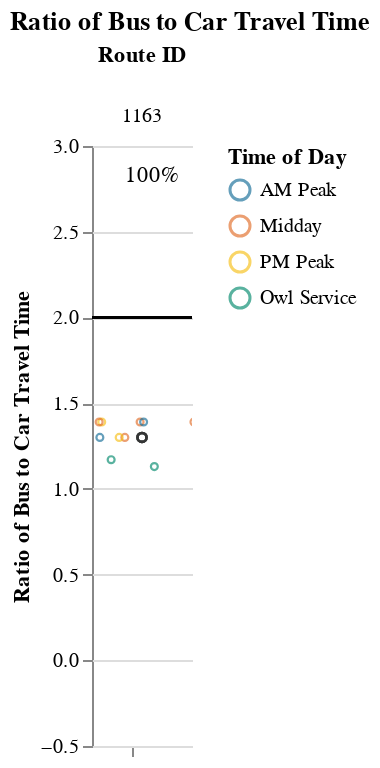
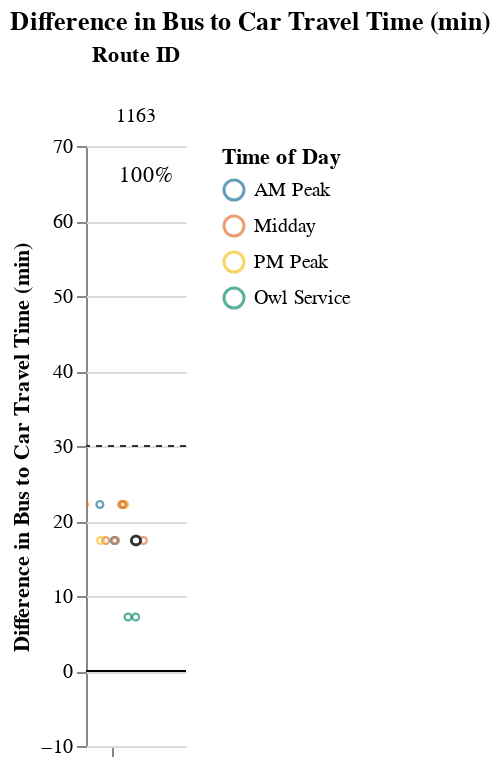

Source (notebook cell) for these figures, in order:
### Markdown cell above
### Medium Routes (1-1.5 hrs)

### Code cell
route_group = "medium"
try:
    display_charts_for_route_group(df, route_group)
except:
    print("No routes meet this criteria.")

### Figure 1 — Vega-Lite specification as saved in the notebook (floating-point values rounded to 4 significant figures)
{"config": {"view": {"continuousWidth": 400, "continuousHeight": 300, "stroke": null}, "facet": {"spacing": 0}}, "data": {"name": "data-a87b63d5d9e2e8b0957d0bfafbaf17ae"}, "facet": {"column": {"field": "route_id", "sort": ["1163"], "title": "Route ID", "type": "nominal"}}, "spec": {"layer": [{"mark": "rule", "encoding": {"color": {"value": "black"}, "y": {"field": "cutoff", "type": "quantitative"}}, "selection": {"selector003": {"type": "interval", "bind": "scales", "encodings": ["x", "y"]}}}, {"mark": {"type": "point", "opacity": 0.65, "size": 12, "strokeWidth": 1.1}, "encoding": {"color": {"field": "time_of_day", "scale": {"range": ["#136C97", "#E16B26", "#F6BF16", "#00896B", "#7790A3", "#5B559C"]}, "sort": ["AM Peak", "Midday", "PM Peak", "Owl Service"], "title": "Time of Day", "type": "nominal"}, "tooltip": [{"field": "route_id", "type": "nominal"}, {"field": "route_name", "type": "nominal"}, {"field": "trip_id", "type": "nominal"}, {"field": "service_hours", "type": "quantitative"}, {"field": "car_duration_hours", "type": "quantitative"}, {"field": "bus_multiplier", "type": "quantitative"}, {"field": "bus_difference", "type": "quantitative"}, {"field": "num_trips", "type": "quantitative"}, {"field": "num_competitive", "type": "quantitative"}, {"field": "pct_trips_competitive", "type": "quantitative"}, {"field": "p25", "type": "quantitative"}, {"field": "p50", "type": "quantitative"}, {"field": "p75", "type": "quantitative"}], "x": {"axis": {"grid": false, "labels": false, "ticks": true, "values": [0]}, "field": "jitter", "scale": {}, "title": null, "type": "quantitative"}, "y": {"field": "bus_multiplier", "scale": {"domain": [-0.25, 3.0]}, "title": "Ratio of Bus to Car Travel Time", "type": "quantitative"}}, "transform": [{"calculate": "sqrt(-2*log(random()))*cos(2*PI*random())", "as": "jitter"}], "width": 50}, {"layer": [{"mark": {"type": "point", "opacity": 0.6, "size": 20, "strokeWidth": 1.3}, "encoding": {"color": {"value": "#323434"}, "y": {"field": "bus_multiplier", "type": "quantitative"}}, "transform": [{"filter": "(datum.p50_trip === 1)"}]}, {"mark": {"type": "text", "align": "center", "baseline": "middle"}, "encoding": {"color": {"value": "black"}, "text": {"field": "pct_trips_competitive", "format": ".0%", "type": "quantitative"}, "tooltip": [{"field": "route_id", "type": "nominal"}, {"field": "route_name", "type": "nominal"}, {"field": "trip_id", "type": "nominal"}, {"field": "service_hours", "type": "quantitative"}, {"field": "car_duration_hours", "type": "quantitative"}, {"field": "bus_multiplier", "type": "quantitative"}, {"field": "bus_difference", "type": "quantitative"}, {"field": "num_trips", "type": "quantitative"}, {"field": "num_competitive", "type": "quantitative"}, {"field": "pct_trips_competitive", "type": "quantitative"}, {"field": "p25", "type": "quantitative"}, {"field": "p50", "type": "quantitative"}, {"field": "p75", "type": "quantitative"}], "x": {"value": 30}, "y": {"value": 15}}, "transform": [{"calculate": "sqrt(-2*log(random()))*cos(2*PI*random())", "as": "jitter"}, {"filter": "(datum.fastest_trip === 1)"}]}]}]}, "resolve": {"scale": {"y": "shared"}}, "title": "Ratio of Bus to Car Travel Time", "$schema": "https://vega.github.io/schema/vega-lite/v4.17.0.json", "datasets": {"data-a87b63d5d9e2e8b0957d0bfafbaf17ae": [{"calitp_itp_id": 146, "trip_key": 5211490308251541962, "trip_id": "t_2002771_b_33402_tn_0", "shape_id": "p_3036", "route_id": "1163", "service_hours": 1.08, "trip_first_departure_ts": 75600, "trip_last_arrival_ts": 79500, "departure_hour": 21, "time_of_day": "Owl Service", "p25": 1.25, "p50": 1.25, "p75": 1.33, "p50_trip": 0, "fastest_trip": 1, "car_duration_hours": 0.96, "competitive_route": 1, "bus_multiplier": 1.13, "bus_difference": 7.2, "num_trips": 13, "num_competitive": 13, "pct_trips_competitive": 1.0, "bus_difference_spread": 15.0, "route_group": "medium", "max_trip_hrs": 1.33, "max_trip_route_group": 1.33, "below_cutoff": 13, "pct_below_cutoff": 1.0, "name": "Kern County", "caltrans_district": "06 - Fresno", "drmt_organization_name": null, "route_name": "Lamont - Bakersfield North", "cutoff2": 30, "cutoff": 2}, {"calitp_itp_id": 146, "trip_key": 6782577905836505620, "trip_id": "t_2002770_b_33402_tn_0", "shape_id": "p_3036", "route_id": "1163", "service_hours": 1.08, "trip_first_departure_ts": 72000, "trip_last_arrival_ts": 75900, "departure_hour": 20, "time_of_day": "Owl Service", "p25": 1.25, "p50": 1.25, "p75": 1.33, "p50_trip": 0, "fastest_trip": 0, "car_duration_hours": 0.96, "competitive_route": 1, "bus_multiplier": 1.13, "bus_difference": 7.2, "num_trips": 13, "num_competitive": 13, "pct_trips_competitive": 1.0, "bus_difference_spread": 15.0, "route_group": "medium", "max_trip_hrs": 1.33, "max_trip_route_group": 1.33, "below_cutoff": 13, "pct_below_cutoff": 1.0, "name": "Kern County", "caltrans_district": "06 - Fresno", "drmt_organization_name": null, "route_name": "Lamont - Bakersfield North", "cutoff2": 30, "cutoff": 2}, {"calitp_itp_id": 146, "trip_key": -6591421217914379953, "trip_id": "t_559714_b_33402_tn_0", "shape_id": "p_3013", "route_id": "1163", "service_hours": 1.12, "trip_first_departure_ts": 21000, "trip_last_arrival_ts": 25020, "departure_hour": 5, "time_of_day": "Owl Service", "p25": 1.25, "p50": 1.25, "p75": 1.33, "p50_trip": 0, "fastest_trip": 0, "car_duration_hours": 0.96, "competitive_route": 1, "bus_multiplier": 1.17, "bus_difference": 9.6, "num_trips": 13, "num_competitive": 13, "pct_trips_competitive": 1.0, "bus_difference_spread": 15.0, "route_group": "medium", "max_trip_hrs": 1.33, "max_trip_route_group": 1.33, "below_cutoff": 13, "pct_below_cutoff": 1.0, "name": "Kern County", "caltrans_district": "06 - Fresno", "drmt_organization_name": null, "route_name": "Lamont - Bakersfield North", "cutoff2": 30, "cutoff": 2}, {"calitp_itp_id": 146, "trip_key": 4295720859202590599, "trip_id": "t_2002779_b_33402_tn_0", "shape_id": "p_3034", "route_id": "1163", "service_hours": 1.25, "trip_first_departure_ts": 39600, "trip_last_arrival_ts": 44100, "departure_hour": 11, "time_of_day": "Midday", "p25": 1.25, "p50": 1.25, "p75": 1.33, "p50_trip": 1, "fastest_trip": 0, "car_duration_hours": 0.96, "competitive_route": 1, "bus_multiplier": 1.3, "bus_difference": 17.4, "num_trips": 13, "num_competitive": 13, "pct_trips_competitive": 1.0, "bus_difference_spread": 15.0, "route_group": "medium", "max_trip_hrs": 1.33, "max_trip_route_group": 1.33, "below_cutoff": 13, "pct_below_cutoff": 1.0, "name": "Kern County", "caltrans_district": "06 - Fresno", "drmt_organization_name": null, "route_name": "Lamont - Bakersfield North", "cutoff2": 30, "cutoff": 2}, {"calitp_itp_id": 146, "trip_key": 1567663730242643159, "trip_id": "t_2002778_b_33402_tn_0", "shape_id": "p_3034", "route_id": "1163", "service_hours": 1.25, "trip_first_departure_ts": 26400, "trip_last_arrival_ts": 30900, "departure_hour": 7, "time_of_day": "AM Peak", "p25": 1.25, "p50": 1.25, "p75": 1.33, "p50_trip": 1, "fastest_trip": 0, "car_duration_hours": 0.96, "competitive_route": 1, "bus_multiplier": 1.3, "bus_difference": 17.4, "num_trips": 13, "num_competitive": 13, "pct_trips_competitive": 1.0, "bus_difference_spread": 15.0, "route_group": "medium", "max_trip_hrs": 1.33, "max_trip_route_group": 1.33, "below_cutoff": 13, "pct_below_cutoff": 1.0, "name": "Kern County", "caltrans_district": "06 - Fresno", "drmt_organization_name": null, "route_name": "Lamont - Bakersfield North", "cutoff2": 30, "cutoff": 2}, {"calitp_itp_id": 146, "trip_key": 8162709824957433861, "trip_id": "t_2002776_b_33402_tn_0", "shape_id": "p_3034", "route_id": "1163", "service_hours": 1.25, "trip_first_departure_ts": 60300, "trip_last_arrival_ts": 64800, "departure_hour": 16, "time_of_day": "Midday", "p25": 1.25, "p50": 1.25, "p75": 1.33, "p50_trip": 1, "fastest_trip": 0, "car_duration_hours": 0.96, "competitive_route": 1, "bus_multiplier": 1.3, "bus_difference": 17.4, "num_trips": 13, "num_competitive": 13, "pct_trips_competitive": 1.0, "bus_difference_spread": 15.0, "route_group": "medium", "max_trip_hrs": 1.33, "max_trip_route_group": 1.33, "below_cutoff": 13, "pct_below_cutoff": 1.0, "name": "Kern County", "caltrans_district": "06 - Fresno", "drmt_organization_name": null, "route_name": "Lamont - Bakersfield North", "cutoff2": 30, "cutoff": 2}, {"calitp_itp_id": 146, "trip_key": 6060769906077123396, "trip_id": "t_2002772_b_33402_tn_0", "shape_id": "p_3034", "route_id": "1163", "service_hours": 1.25, "trip_first_departure_ts": 53700, "trip_last_arrival_ts": 58200, "departure_hour": 14, "time_of_day": "Midday", "p25": 1.25, "p50": 1.25, "p75": 1.33, "p50_trip": 1, "fastest_trip": 0, "car_duration_hours": 0.96, "competitive_route": 1, "bus_multiplier": 1.3, "bus_difference": 17.4, "num_trips": 13, "num_competitive": 13, "pct_trips_competitive": 1.0, "bus_difference_spread": 15.0, "route_group": "medium", "max_trip_hrs": 1.33, "max_trip_route_group": 1.33, "below_cutoff": 13, "pct_below_cutoff": 1.0, "name": "Kern County", "caltrans_district": "06 - Fresno", "drmt_organization_name": null, "route_name": "Lamont - Bakersfield North", "cutoff2": 30, "cutoff": 2}, {"calitp_itp_id": 146, "trip_key": 3260627009146915986, "trip_id": "t_2002787_b_33402_tn_0", "shape_id": "p_3034", "route_id": "1163", "service_hours": 1.25, "trip_first_departure_ts": 65700, "trip_last_arrival_ts": 70200, "departure_hour": 18, "time_of_day": "PM Peak", "p25": 1.25, "p50": 1.25, "p75": 1.33, "p50_trip": 1, "fastest_trip": 0, "car_duration_hours": 0.96, "competitive_route": 1, "bus_multiplier": 1.3, "bus_difference": 17.4, "num_trips": 13, "num_competitive": 13, "pct_trips_competitive": 1.0, "bus_difference_spread": 15.0, "route_group": "medium", "max_trip_hrs": 1.33, "max_trip_route_group": 1.33, "below_cutoff": 13, "pct_below_cutoff": 1.0, "name": "Kern County", "caltrans_district": "06 - Fresno", "drmt_organization_name": null, "route_name": "Lamont - Bakersfield North", "cutoff2": 30, "cutoff": 2}, {"calitp_itp_id": 146, "trip_key": 5015425223725740371, "trip_id": "t_2002775_b_33402_tn_0", "shape_id": "p_3013", "route_id": "1163", "service_hours": 1.33, "trip_first_departure_ts": 54000, "trip_last_arrival_ts": 58800, "departure_hour": 15, "time_of_day": "Midday", "p25": 1.25, "p50": 1.25, "p75": 1.33, "p50_trip": 0, "fastest_trip": 0, "car_duration_hours": 0.96, "competitive_route": 1, "bus_multiplier": 1.39, "bus_difference": 22.2, "num_trips": 13, "num_competitive": 13, "pct_trips_competitive": 1.0, "bus_difference_spread": 15.0, "route_group": "medium", "max_trip_hrs": 1.33, "max_trip_route_group": 1.33, "below_cutoff": 13, "pct_below_cutoff": 1.0, "name": "Kern County", "caltrans_district": "06 - Fresno", "drmt_organization_name": null, "route_name": "Lamont - Bakersfield North", "cutoff2": 30, "cutoff": 2}, {"calitp_itp_id": 146, "trip_key": -7388566199753428065, "trip_id": "t_2002807_b_33402_tn_0", "shape_id": "p_3013", "route_id": "1163", "service_hours": 1.33, "trip_first_departure_ts": 34200, "trip_last_arrival_ts": 39000, "departure_hour": 9, "time_of_day": "AM Peak", "p25": 1.25, "p50": 1.25, "p75": 1.33, "p50_trip": 0, "fastest_trip": 0, "car_duration_hours": 0.96, "competitive_route": 1, "bus_multiplier": 1.39, "bus_difference": 22.2, "num_trips": 13, "num_competitive": 13, "pct_trips_competitive": 1.0, "bus_difference_spread": 15.0, "route_group": "medium", "max_trip_hrs": 1.33, "max_trip_route_group": 1.33, "below_cutoff": 13, "pct_below_cutoff": 1.0, "name": "Kern County", "caltrans_district": "06 - Fresno", "drmt_organization_name": null, "route_name": "Lamont - Bakersfield North", "cutoff2": 30, "cutoff": 2}, {"calitp_itp_id": 146, "trip_key": 1987559820588106096, "trip_id": "t_2002777_b_33402_tn_0", "shape_id": "p_3013", "route_id": "1163", "service_hours": 1.33, "trip_first_departure_ts": 66600, "trip_last_arrival_ts": 71400, "departure_hour": 18, "time_of_day": "PM Peak", "p25": 1.25, "p50": 1.25, "p75": 1.33, "p50_trip": 0, "fastest_trip": 0, "car_duration_hours": 0.96, "competitive_route": 1, "bus_multiplier": 1.39, "bus_difference": 22.2, "num_trips": 13, "num_competitive": 13, "pct_trips_competitive": 1.0, "bus_difference_spread": 15.0, "route_group": "medium", "max_trip_hrs": 1.33, "max_trip_route_group": 1.33, "below_cutoff": 13, "pct_below_cutoff": 1.0, "name": "Kern County", "caltrans_district": "06 - Fresno", "drmt_organization_name": null, "route_name": "Lamont - Bakersfield North", "cutoff2": 30, "cutoff": 2}, {"calitp_itp_id": 146, "trip_key": -1052382042662736337, "trip_id": "t_559741_b_33402_tn_0", "shape_id": "p_3013", "route_id": "1163", "service_hours": 1.33, "trip_first_departure_ts": 59400, "trip_last_arrival_ts": 64200, "departure_hour": 16, "time_of_day": "Midday", "p25": 1.25, "p50": 1.25, "p75": 1.33, "p50_trip": 0, "fastest_trip": 0, "car_duration_hours": 0.96, "competitive_route": 1, "bus_multiplier": 1.39, "bus_difference": 22.2, "num_trips": 13, "num_competitive": 13, "pct_trips_competitive": 1.0, "bus_difference_spread": 15.0, "route_group": "medium", "max_trip_hrs": 1.33, "max_trip_route_group": 1.33, "below_cutoff": 13, "pct_below_cutoff": 1.0, "name": "Kern County", "caltrans_district": "06 - Fresno", "drmt_organization_name": null, "route_name": "Lamont - Bakersfield North", "cutoff2": 30, "cutoff": 2}, {"calitp_itp_id": 146, "trip_key": 1418610618519928346, "trip_id": "t_559598_b_33402_tn_0", "shape_id": "p_3013", "route_id": "1163", "service_hours": 1.33, "trip_first_departure_ts": 46800, "trip_last_arrival_ts": 51600, "departure_hour": 13, "time_of_day": "Midday", "p25": 1.25, "p50": 1.25, "p75": 1.33, "p50_trip": 0, "fastest_trip": 0, "car_duration_hours": 0.96, "competitive_route": 1, "bus_multiplier": 1.39, "bus_difference": 22.2, "num_trips": 13, "num_competitive": 13, "pct_trips_competitive": 1.0, "bus_difference_spread": 15.0, "route_group": "medium", "max_trip_hrs": 1.33, "max_trip_route_group": 1.33, "below_cutoff": 13, "pct_below_cutoff": 1.0, "name": "Kern County", "caltrans_district": "06 - Fresno", "drmt_organization_name": null, "route_name": "Lamont - Bakersfield North", "cutoff2": 30, "cutoff": 2}]}}

### Figure 2 — Vega-Lite specification as saved in the notebook (floating-point values rounded to 4 significant figures)
{"config": {"view": {"continuousWidth": 400, "continuousHeight": 300, "stroke": null}, "facet": {"spacing": 0}}, "data": {"name": "data-2b139843f90126d78cbc785a28c428c9"}, "facet": {"column": {"field": "route_id", "sort": ["1163"], "title": "Route ID", "type": "nominal"}}, "spec": {"layer": [{"mark": "rule", "encoding": {"color": {"value": "black"}, "y": {"field": "cutoff", "type": "quantitative"}}, "selection": {"selector004": {"type": "interval", "bind": "scales", "encodings": ["x", "y"]}}}, {"mark": {"type": "rule", "strokeDash": [3, 3]}, "encoding": {"color": {"value": "#323434"}, "y": {"field": "cutoff2", "type": "quantitative"}}}, {"mark": {"type": "point", "opacity": 0.65, "size": 12, "strokeWidth": 1.1}, "encoding": {"color": {"field": "time_of_day", "scale": {"range": ["#136C97", "#E16B26", "#F6BF16", "#00896B", "#7790A3", "#5B559C"]}, "sort": ["AM Peak", "Midday", "PM Peak", "Owl Service"], "title": "Time of Day", "type": "nominal"}, "tooltip": [{"field": "route_id", "type": "nominal"}, {"field": "route_name", "type": "nominal"}, {"field": "trip_id", "type": "nominal"}, {"field": "service_hours", "type": "quantitative"}, {"field": "car_duration_hours", "type": "quantitative"}, {"field": "bus_multiplier", "type": "quantitative"}, {"field": "bus_difference", "type": "quantitative"}, {"field": "num_trips", "type": "quantitative"}, {"field": "num_competitive", "type": "quantitative"}, {"field": "pct_trips_competitive", "type": "quantitative"}, {"field": "p25", "type": "quantitative"}, {"field": "p50", "type": "quantitative"}, {"field": "p75", "type": "quantitative"}], "x": {"axis": {"grid": false, "labels": false, "ticks": true, "values": [0]}, "field": "jitter", "scale": {}, "title": null, "type": "quantitative"}, "y": {"field": "bus_difference", "scale": {"domain": [-5, 69.6]}, "title": "Difference in Bus to Car Travel Time (min)", "type": "quantitative"}}, "transform": [{"calculate": "sqrt(-2*log(random()))*cos(2*PI*random())", "as": "jitter"}], "width": 50}, {"layer": [{"mark": {"type": "point", "opacity": 0.6, "size": 20, "strokeWidth": 1.3}, "encoding": {"color": {"value": "#323434"}, "y": {"field": "bus_difference", "type": "quantitative"}}, "transform": [{"filter": "(datum.p50_trip === 1)"}]}, {"mark": {"type": "text", "align": "center", "baseline": "middle"}, "encoding": {"color": {"value": "black"}, "text": {"field": "pct_trips_competitive", "format": ".0%", "type": "quantitative"}, "tooltip": [{"field": "route_id", "type": "nominal"}, {"field": "route_name", "type": "nominal"}, {"field": "trip_id", "type": "nominal"}, {"field": "service_hours", "type": "quantitative"}, {"field": "car_duration_hours", "type": "quantitative"}, {"field": "bus_multiplier", "type": "quantitative"}, {"field": "bus_difference", "type": "quantitative"}, {"field": "num_trips", "type": "quantitative"}, {"field": "num_competitive", "type": "quantitative"}, {"field": "pct_trips_competitive", "type": "quantitative"}, {"field": "p25", "type": "quantitative"}, {"field": "p50", "type": "quantitative"}, {"field": "p75", "type": "quantitative"}], "x": {"value": 30}, "y": {"value": 15}}, "transform": [{"calculate": "sqrt(-2*log(random()))*cos(2*PI*random())", "as": "jitter"}, {"filter": "(datum.fastest_trip === 1)"}]}]}]}, "resolve": {"scale": {"y": "shared"}}, "title": "Difference in Bus to Car Travel Time (min)", "$schema": "https://vega.github.io/schema/vega-lite/v4.17.0.json", "datasets": {"data-2b139843f90126d78cbc785a28c428c9": [{"calitp_itp_id": 146, "trip_key": 5211490308251541962, "trip_id": "t_2002771_b_33402_tn_0", "shape_id": "p_3036", "route_id": "1163", "service_hours": 1.08, "trip_first_departure_ts": 75600, "trip_last_arrival_ts": 79500, "departure_hour": 21, "time_of_day": "Owl Service", "p25": 1.25, "p50": 1.25, "p75": 1.33, "p50_trip": 0, "fastest_trip": 1, "car_duration_hours": 0.96, "competitive_route": 1, "bus_multiplier": 1.13, "bus_difference": 7.2, "num_trips": 13, "num_competitive": 13, "pct_trips_competitive": 1.0, "bus_difference_spread": 15.0, "route_group": "medium", "max_trip_hrs": 1.33, "max_trip_route_group": 1.33, "below_cutoff": 13, "pct_below_cutoff": 1.0, "name": "Kern County", "caltrans_district": "06 - Fresno", "drmt_organization_name": null, "route_name": "Lamont - Bakersfield North", "cutoff2": 30, "cutoff": 0}, {"calitp_itp_id": 146, "trip_key": 6782577905836505620, "trip_id": "t_2002770_b_33402_tn_0", "shape_id": "p_3036", "route_id": "1163", "service_hours": 1.08, "trip_first_departure_ts": 72000, "trip_last_arrival_ts": 75900, "departure_hour": 20, "time_of_day": "Owl Service", "p25": 1.25, "p50": 1.25, "p75": 1.33, "p50_trip": 0, "fastest_trip": 0, "car_duration_hours": 0.96, "competitive_route": 1, "bus_multiplier": 1.13, "bus_difference": 7.2, "num_trips": 13, "num_competitive": 13, "pct_trips_competitive": 1.0, "bus_difference_spread": 15.0, "route_group": "medium", "max_trip_hrs": 1.33, "max_trip_route_group": 1.33, "below_cutoff": 13, "pct_below_cutoff": 1.0, "name": "Kern County", "caltrans_district": "06 - Fresno", "drmt_organization_name": null, "route_name": "Lamont - Bakersfield North", "cutoff2": 30, "cutoff": 0}, {"calitp_itp_id": 146, "trip_key": -6591421217914379953, "trip_id": "t_559714_b_33402_tn_0", "shape_id": "p_3013", "route_id": "1163", "service_hours": 1.12, "trip_first_departure_ts": 21000, "trip_last_arrival_ts": 25020, "departure_hour": 5, "time_of_day": "Owl Service", "p25": 1.25, "p50": 1.25, "p75": 1.33, "p50_trip": 0, "fastest_trip": 0, "car_duration_hours": 0.96, "competitive_route": 1, "bus_multiplier": 1.17, "bus_difference": 9.6, "num_trips": 13, "num_competitive": 13, "pct_trips_competitive": 1.0, "bus_difference_spread": 15.0, "route_group": "medium", "max_trip_hrs": 1.33, "max_trip_route_group": 1.33, "below_cutoff": 13, "pct_below_cutoff": 1.0, "name": "Kern County", "caltrans_district": "06 - Fresno", "drmt_organization_name": null, "route_name": "Lamont - Bakersfield North", "cutoff2": 30, "cutoff": 0}, {"calitp_itp_id": 146, "trip_key": 4295720859202590599, "trip_id": "t_2002779_b_33402_tn_0", "shape_id": "p_3034", "route_id": "1163", "service_hours": 1.25, "trip_first_departure_ts": 39600, "trip_last_arrival_ts": 44100, "departure_hour": 11, "time_of_day": "Midday", "p25": 1.25, "p50": 1.25, "p75": 1.33, "p50_trip": 1, "fastest_trip": 0, "car_duration_hours": 0.96, "competitive_route": 1, "bus_multiplier": 1.3, "bus_difference": 17.4, "num_trips": 13, "num_competitive": 13, "pct_trips_competitive": 1.0, "bus_difference_spread": 15.0, "route_group": "medium", "max_trip_hrs": 1.33, "max_trip_route_group": 1.33, "below_cutoff": 13, "pct_below_cutoff": 1.0, "name": "Kern County", "caltrans_district": "06 - Fresno", "drmt_organization_name": null, "route_name": "Lamont - Bakersfield North", "cutoff2": 30, "cutoff": 0}, {"calitp_itp_id": 146, "trip_key": 1567663730242643159, "trip_id": "t_2002778_b_33402_tn_0", "shape_id": "p_3034", "route_id": "1163", "service_hours": 1.25, "trip_first_departure_ts": 26400, "trip_last_arrival_ts": 30900, "departure_hour": 7, "time_of_day": "AM Peak", "p25": 1.25, "p50": 1.25, "p75": 1.33, "p50_trip": 1, "fastest_trip": 0, "car_duration_hours": 0.96, "competitive_route": 1, "bus_multiplier": 1.3, "bus_difference": 17.4, "num_trips": 13, "num_competitive": 13, "pct_trips_competitive": 1.0, "bus_difference_spread": 15.0, "route_group": "medium", "max_trip_hrs": 1.33, "max_trip_route_group": 1.33, "below_cutoff": 13, "pct_below_cutoff": 1.0, "name": "Kern County", "caltrans_district": "06 - Fresno", "drmt_organization_name": null, "route_name": "Lamont - Bakersfield North", "cutoff2": 30, "cutoff": 0}, {"calitp_itp_id": 146, "trip_key": 8162709824957433861, "trip_id": "t_2002776_b_33402_tn_0", "shape_id": "p_3034", "route_id": "1163", "service_hours": 1.25, "trip_first_departure_ts": 60300, "trip_last_arrival_ts": 64800, "departure_hour": 16, "time_of_day": "Midday", "p25": 1.25, "p50": 1.25, "p75": 1.33, "p50_trip": 1, "fastest_trip": 0, "car_duration_hours": 0.96, "competitive_route": 1, "bus_multiplier": 1.3, "bus_difference": 17.4, "num_trips": 13, "num_competitive": 13, "pct_trips_competitive": 1.0, "bus_difference_spread": 15.0, "route_group": "medium", "max_trip_hrs": 1.33, "max_trip_route_group": 1.33, "below_cutoff": 13, "pct_below_cutoff": 1.0, "name": "Kern County", "caltrans_district": "06 - Fresno", "drmt_organization_name": null, "route_name": "Lamont - Bakersfield North", "cutoff2": 30, "cutoff": 0}, {"calitp_itp_id": 146, "trip_key": 6060769906077123396, "trip_id": "t_2002772_b_33402_tn_0", "shape_id": "p_3034", "route_id": "1163", "service_hours": 1.25, "trip_first_departure_ts": 53700, "trip_last_arrival_ts": 58200, "departure_hour": 14, "time_of_day": "Midday", "p25": 1.25, "p50": 1.25, "p75": 1.33, "p50_trip": 1, "fastest_trip": 0, "car_duration_hours": 0.96, "competitive_route": 1, "bus_multiplier": 1.3, "bus_difference": 17.4, "num_trips": 13, "num_competitive": 13, "pct_trips_competitive": 1.0, "bus_difference_spread": 15.0, "route_group": "medium", "max_trip_hrs": 1.33, "max_trip_route_group": 1.33, "below_cutoff": 13, "pct_below_cutoff": 1.0, "name": "Kern County", "caltrans_district": "06 - Fresno", "drmt_organization_name": null, "route_name": "Lamont - Bakersfield North", "cutoff2": 30, "cutoff": 0}, {"calitp_itp_id": 146, "trip_key": 3260627009146915986, "trip_id": "t_2002787_b_33402_tn_0", "shape_id": "p_3034", "route_id": "1163", "service_hours": 1.25, "trip_first_departure_ts": 65700, "trip_last_arrival_ts": 70200, "departure_hour": 18, "time_of_day": "PM Peak", "p25": 1.25, "p50": 1.25, "p75": 1.33, "p50_trip": 1, "fastest_trip": 0, "car_duration_hours": 0.96, "competitive_route": 1, "bus_multiplier": 1.3, "bus_difference": 17.4, "num_trips": 13, "num_competitive": 13, "pct_trips_competitive": 1.0, "bus_difference_spread": 15.0, "route_group": "medium", "max_trip_hrs": 1.33, "max_trip_route_group": 1.33, "below_cutoff": 13, "pct_below_cutoff": 1.0, "name": "Kern County", "caltrans_district": "06 - Fresno", "drmt_organization_name": null, "route_name": "Lamont - Bakersfield North", "cutoff2": 30, "cutoff": 0}, {"calitp_itp_id": 146, "trip_key": 5015425223725740371, "trip_id": "t_2002775_b_33402_tn_0", "shape_id": "p_3013", "route_id": "1163", "service_hours": 1.33, "trip_first_departure_ts": 54000, "trip_last_arrival_ts": 58800, "departure_hour": 15, "time_of_day": "Midday", "p25": 1.25, "p50": 1.25, "p75": 1.33, "p50_trip": 0, "fastest_trip": 0, "car_duration_hours": 0.96, "competitive_route": 1, "bus_multiplier": 1.39, "bus_difference": 22.2, "num_trips": 13, "num_competitive": 13, "pct_trips_competitive": 1.0, "bus_difference_spread": 15.0, "route_group": "medium", "max_trip_hrs": 1.33, "max_trip_route_group": 1.33, "below_cutoff": 13, "pct_below_cutoff": 1.0, "name": "Kern County", "caltrans_district": "06 - Fresno", "drmt_organization_name": null, "route_name": "Lamont - Bakersfield North", "cutoff2": 30, "cutoff": 0}, {"calitp_itp_id": 146, "trip_key": -7388566199753428065, "trip_id": "t_2002807_b_33402_tn_0", "shape_id": "p_3013", "route_id": "1163", "service_hours": 1.33, "trip_first_departure_ts": 34200, "trip_last_arrival_ts": 39000, "departure_hour": 9, "time_of_day": "AM Peak", "p25": 1.25, "p50": 1.25, "p75": 1.33, "p50_trip": 0, "fastest_trip": 0, "car_duration_hours": 0.96, "competitive_route": 1, "bus_multiplier": 1.39, "bus_difference": 22.2, "num_trips": 13, "num_competitive": 13, "pct_trips_competitive": 1.0, "bus_difference_spread": 15.0, "route_group": "medium", "max_trip_hrs": 1.33, "max_trip_route_group": 1.33, "below_cutoff": 13, "pct_below_cutoff": 1.0, "name": "Kern County", "caltrans_district": "06 - Fresno", "drmt_organization_name": null, "route_name": "Lamont - Bakersfield North", "cutoff2": 30, "cutoff": 0}, {"calitp_itp_id": 146, "trip_key": 1987559820588106096, "trip_id": "t_2002777_b_33402_tn_0", "shape_id": "p_3013", "route_id": "1163", "service_hours": 1.33, "trip_first_departure_ts": 66600, "trip_last_arrival_ts": 71400, "departure_hour": 18, "time_of_day": "PM Peak", "p25": 1.25, "p50": 1.25, "p75": 1.33, "p50_trip": 0, "fastest_trip": 0, "car_duration_hours": 0.96, "competitive_route": 1, "bus_multiplier": 1.39, "bus_difference": 22.2, "num_trips": 13, "num_competitive": 13, "pct_trips_competitive": 1.0, "bus_difference_spread": 15.0, "route_group": "medium", "max_trip_hrs": 1.33, "max_trip_route_group": 1.33, "below_cutoff": 13, "pct_below_cutoff": 1.0, "name": "Kern County", "caltrans_district": "06 - Fresno", "drmt_organization_name": null, "route_name": "Lamont - Bakersfield North", "cutoff2": 30, "cutoff": 0}, {"calitp_itp_id": 146, "trip_key": -1052382042662736337, "trip_id": "t_559741_b_33402_tn_0", "shape_id": "p_3013", "route_id": "1163", "service_hours": 1.33, "trip_first_departure_ts": 59400, "trip_last_arrival_ts": 64200, "departure_hour": 16, "time_of_day": "Midday", "p25": 1.25, "p50": 1.25, "p75": 1.33, "p50_trip": 0, "fastest_trip": 0, "car_duration_hours": 0.96, "competitive_route": 1, "bus_multiplier": 1.39, "bus_difference": 22.2, "num_trips": 13, "num_competitive": 13, "pct_trips_competitive": 1.0, "bus_difference_spread": 15.0, "route_group": "medium", "max_trip_hrs": 1.33, "max_trip_route_group": 1.33, "below_cutoff": 13, "pct_below_cutoff": 1.0, "name": "Kern County", "caltrans_district": "06 - Fresno", "drmt_organization_name": null, "route_name": "Lamont - Bakersfield North", "cutoff2": 30, "cutoff": 0}, {"calitp_itp_id": 146, "trip_key": 1418610618519928346, "trip_id": "t_559598_b_33402_tn_0", "shape_id": "p_3013", "route_id": "1163", "service_hours": 1.33, "trip_first_departure_ts": 46800, "trip_last_arrival_ts": 51600, "departure_hour": 13, "time_of_day": "Midday", "p25": 1.25, "p50": 1.25, "p75": 1.33, "p50_trip": 0, "fastest_trip": 0, "car_duration_hours": 0.96, "competitive_route": 1, "bus_multiplier": 1.39, "bus_difference": 22.2, "num_trips": 13, "num_competitive": 13, "pct_trips_competitive": 1.0, "bus_difference_spread": 15.0, "route_group": "medium", "max_trip_hrs": 1.33, "max_trip_route_group": 1.33, "below_cutoff": 13, "pct_below_cutoff": 1.0, "name": "Kern County", "caltrans_district": "06 - Fresno", "drmt_organization_name": null, "route_name": "Lamont - Bakersfield North", "cutoff2": 30, "cutoff": 0}]}}
